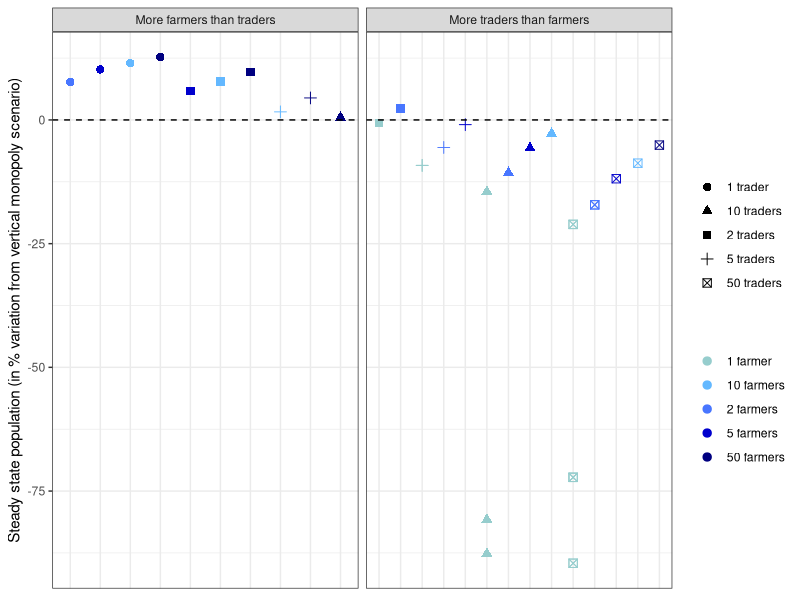

Write the R code that produced this figure. (Note: this script raises an error after producing the figure.)
## ---- chunk 1
knitr::opts_chunk$set(echo = F)

rm(list = ls())
library(dplyr)
library(tidyr)
library(stringi)
library(ggplot2)
library(here)

# Styling

font_ = 'Helvetica'


## ---- chunk 2
q_ = function(N,M,x){
  num = N*sigma.^2*x^2*(beta_f. * (M+1)*(alpha_w. - c.) - gamma.*M*(alpha_f.-v.))
  det = sigma.^2 * x^2 * (beta_f. * beta_w.* (N+1) * (M+1) - gamma.^2 * N * M) + 2*W*N*(M+1)*beta_f.
  y = num/det
  return(y)
}


cournot_harvest = function(x, 
                           alpha_f. = alpha_f, 
                           alpha_w. = alpha_w, 
                           beta_f. = beta_f, 
                           beta_w. = beta_w, 
                           gamma. = gamma, 
                           sigma. = sigma, 
                           c. = c, 
                           v. = v, 
                           W. = W_mid){
  y = ((sigma.^2)*(x^2)*(2*beta_f.*(alpha_w. - c.) - gamma.*(alpha_f. - v.)))/(4*beta_f.*W. + (sigma.^2)*(x^2)*(4*beta_f.*beta_w. - (gamma.^2)))
  return(y)
}

monop_harvest = function(x, 
                         alpha. = alpha, 
                         c. = c, 
                         sigma. = sigma, 
                         beta. = beta, 
                         W. = W_mid){
  y = ((alpha. - c.)*sigma.^2 * x^2) / (2*beta.* sigma.^2 * x^2 + 2*W.)
  return(y)
}

growth = function(x, 
                  k.=k, 
                  r.=r){
  y = r.*x*(1-x/k.)
  return(y)
}

###### Linear quadratic model 

monop_harvest_lq = function(x,
                            alpha. = alpha, 
                            c. = c, 
                            sigma. = sigma, 
                            beta. = beta,
                            W1. = W1,
                            W2. = W2){
    y = (sigma.^2 * x^2 * (alpha. - c.) - W1.*sigma.*x)/(2*(beta.*sigma.^2 * x^2 + W2.))
    return(y)
    }


cournot_oligo_harvest_lq = function(N, 
                                    M,
                                    x,
                                    alpha_f. = alpha_f, 
                                    alpha_w. = alpha_w, 
                                    beta_f. = beta_f, 
                                    beta_w. = beta_w, 
                                    gamma. = gamma, 
                                    sigma. = sigma, 
                                    c. = c, 
                                    v. = v, 
                                    W1. = W1,
                                    W2. = W2){
  y = N*( sigma.^2 * x^2 * (beta_f. * (M + 1) * (alpha_w. - c.) - gamma. * M * (alpha_f. - v.)) - W1. * sigma * x * beta_f. * (M+1)) / (sigma.^2 * x^2 * (beta_w. * beta_f. * (M + 1) * (N + 1) - gamma.^2 * N * M) + 2 * N * beta_f. * (M + 1) * W2.)
  return(y)  
}


## ---- chunk 3
# Load parameters
calibration = read.csv(here("data", 'outputs', "calibration_params.csv"))

for(i in 1:nrow(calibration)){
  assign(calibration$params[i], calibration$value[i])
}  


# Build the 2nd order parameters from parameter list
  # Differentiate parameters for Wild and Farmed inverse demands
alpha_w = alpha
alpha_f = alpha
beta_w = beta
beta_f = beta
  # Demand functions parameters
e   = gamma/(beta_w*beta_f - (gamma^2))
a_f = (alpha_f*beta_w - alpha_w*gamma)/(beta_w*beta_f - (gamma^2))
a_w = (alpha_w*beta_f - alpha_f*gamma)/(beta_w*beta_f - (gamma^2))
b_f = beta_f/(beta_w*beta_f - (gamma^2))
b_w = beta_w/(beta_w*beta_f - (gamma^2))

W = W_high
# set data : population
data = data.frame(x = seq(1,k))
x_ = seq(1,k)
data = data %>% 
  mutate("Monopoly" = monop_harvest_lq(x_),
         #
         "1 trader - 1 farmer" = cournot_oligo_harvest_lq(1,1,x_), 
         growth = growth(x_),
         '1 trader - 2 farmers' = cournot_oligo_harvest_lq(1,2,x_),
         '1 trader - 5 farmers' = cournot_oligo_harvest_lq(1, 5, x_),
         '1 trader - 10 farmers' = cournot_oligo_harvest_lq(1, 10, x_),
         '1 trader - 50 farmers' = cournot_oligo_harvest_lq(1, 50, x_),
         #
         '2 traders - 1 farmer' = cournot_oligo_harvest_lq(2, 1, x_),
         '2 traders - 2 farmers' = cournot_oligo_harvest_lq(2, 2, x_),
         '2 traders - 5 farmers'  = cournot_oligo_harvest_lq(2,5, x_),
         '2 traders - 10 farmers' = cournot_oligo_harvest_lq(2, 10, x_),
         '2 traders - 50 farmers' = cournot_oligo_harvest_lq(2, 50, x_),
         #
         '5 traders - 1 farmer' = cournot_oligo_harvest_lq(5, 1, x_),
         '5 traders - 2 farmers'  = cournot_oligo_harvest_lq(5, 2, x_),
         '5 traders - 5 farmers'  = cournot_oligo_harvest_lq(5,5,x_),
         '5 traders - 10 farmers' = cournot_oligo_harvest_lq(5,10, x_),
         '5 traders - 50 farmers' = cournot_oligo_harvest_lq(5, 50, x_),
         #
         '10 traders - 1 farmer' = cournot_oligo_harvest_lq(10, 1, x_),
         '10 traders - 2 farmers' = cournot_oligo_harvest_lq(10, 2, x_),
         '10 traders - 5 farmers' = cournot_oligo_harvest_lq(10, 5, x_),
         '10 traders - 10 farmers'= cournot_oligo_harvest_lq(10, 10, x_),
         '10 traders - 50 farmers'= cournot_oligo_harvest_lq(10, 50, x_),
         #
         '50 traders - 1 farmer' = cournot_oligo_harvest_lq(50, 1, x_),
         '50 traders - 2 farmers' = cournot_oligo_harvest_lq(50, 2, x_),
         '50 traders - 5 farmers' = cournot_oligo_harvest_lq(50, 5, x_),
         '50 traders - 10 farmers' = cournot_oligo_harvest_lq(50, 10, x_),
         '50 traders - 50 farmers' = cournot_oligo_harvest_lq(50, 50, x_))%>%
  pivot_longer(cols = -c('x'), # Set to long format for ggplot
              names_to = 'name', 
              values_to = 'values')%>%
  mutate(ss_ = values - growth(x))

levels(data$name) = c('Monopoly',
                      '1 trader - 1 farmer', 
                      '1 trader - 2 farmers',
                      '1 trader - 5 farmers',
                      '1 trader - 10 farmers',
                      '1 trader - 50 farmers',
                      #
                      '2 traders - 1 farmer',
                      "2 traders - 2 farmers",
                      '2 traders - 5 farmers',
                      '2 traders - 10 farmers',
                      '2 traders - 50 farmers',
                      #
                      '5 traders - 1 farmer', 
                      '5 traders - 2 farmers',
                      '5 traders - 5 farmers',
                      '5 traders - 10 farmers',
                      '5 traders - 50 farmers',
                      ###
                      "10 traders - 1 farmer",
                      '10 traders - 2 farmers',
                      '10 traders - 5 farmers',
                      '10 traders - 10 farmers',
                      '10 traders - 50 farmers',
                      #
                      '50 traders - 1 farmer',
                      '50 traders - 2 farmers',
                      '50 traders - 5 farmers',
                      '50 traders - 10 farmers',
                      '50 traders - 50 farmers')


data = data %>% mutate(name2 = sapply(strsplit(name, " - "), `[`, 1),
                       name3 = sapply(strsplit(name, " - "), `[`, 2))


# Smaller dataset 
data2 = data %>%
  subset(!(name %in% c('growth')))%>%
  filter(ss_ < .08 & ss_ > -.08)

# function to create the two groups : less trader or more trader
grouper = function(x){
  if(x %in% c('growth', 'Monopoly', '1 trader - 1 farmer')){
    return('Baseline')
  }else{ # Extract number of farmers and traders and compare them
    a = as.numeric(stri_extract_first_regex(strsplit(x, ' - ')[[1]][1], '[0-9]+'))
    b = as.numeric(stri_extract_first_regex(strsplit(x, ' - ')[[1]][2], '[0-9]+'))
    if(a < b){
      return('More farmers than traders')
    }else if(a >= b){
      return('More traders than farmers')
    }
  }
}

#

data2$grouper = sapply(data2$name, grouper)
data2$order = factor(paste0(data2$name, data2$grouper), c(paste0(levels(data2$name), 'Baseline'),
                                                          paste0(levels(data2$name), 'More farmers than traders'),
                                                          paste0(levels(data2$name), 'More traders than farmers')))


## ---- chunk 4
palette = c('paleturquoise3', 'steelblue1', 'royalblue1', 'mediumblue', 'navyblue')

monopoly_ss = data2 %>%
  subset(name == 'Monopoly')%>%
  select(x)%>%
  pull()


data2 %>%
  subset(!(grouper %in% c('Baseline')))%>%
  mutate(x_norm = (x - monopoly_ss)/monopoly_ss * 100)%>%
  ggplot(aes(x = order, y = x_norm, colour = name3, shape = name2))+
  facet_grid(~ grouper, scales = 'free')+
  geom_point(size = 2.5)+
  geom_hline(yintercept =0, 
             linetype = "dashed")+
  #scale_x_discrete(limits = levels(data$name))+
  scale_x_discrete(breaks=data2$order, labels=data2$name)+
  #scale_colour_brewer()+
  scale_colour_manual(values = palette)+
  scale_shape_discrete()+
  theme_bw()+
  ylab('Steady state population (in % variation from vertical monopoly scenario)')+
  xlab('')+
  guides(
    color = guide_legend(
      title = " ",  # Title for the first column
      ncol = 1              # Number of columns
    ),
    shape = guide_legend(
      title = " ",     # Title for the second column
      ncol = 1              # Number of columns
    )
  ) +
  theme(axis.title.x=element_blank(),
        axis.text.x=element_blank(),
        axis.ticks.x=element_blank(),
    #axis.text.x = element_text(angle = 70, 
    #                               hjust = 1, 
    #                               family = font_),
        axis.text.y = element_text(family = font_),
        axis.title.y = element_text(family = font_), 
        strip.text = element_text(family = font_),
        legend.position = 'right',
        legend.text = element_text(family = font_)
        )
ggsave(here('visuals', 'sup_figure1.jpg'), width = 15, height = 18, units = 'cm')
## ---- chunk 5

data2$name3 = as.factor(data2$name3)
levels(data2$name3) = c('1 farmer', '2 farmers', '5 farmers', '10 farmers', '50 farmers')

data2$name2 = as.factor(data2$name2)
levels(data2$name2) = c('1 trader', '2 traders', '5 traders', '10 traders', '50 traders', 'Monopoly')

data2$order2 = factor(paste0(data2$name3, data2$name2), c(paste0(levels(data2$name2), '1 farmer'),
                                                          paste0(levels(data2$name2), '2 farmer'),
                                                          paste0(levels(data2$name2), '5 farmer'),
                                                          paste0(levels(data2$name2), '10 farmer'),
                                                          paste0(levels(data2$name2), '50 farmer')))

data2 %>%
  subset(!(name %in% c('Monopoly')))%>%
  ggplot(aes(x = order2, y = x, colour = name3))+
  facet_grid(~ name2, scales = 'free')+
  geom_point()+
  geom_hline(yintercept =monopoly_ss, 
             linetype = "dashed")+
  #scale_x_discrete(limits = levels(data$name))+
  scale_x_discrete(breaks=data2$order2, labels=data2$name2)+
  #scale_colour_brewer(palette = 'GnBu')+
  scale_colour_manual(values = palette)+
  theme_bw()+
  guides(
    color = guide_legend(
      title = " ",  # Title for the first column
      ncol = 1              # Number of columns
  ))+
  ylab('Steady state population')+
  xlab('')+
  theme(#axis.text.x = element_text(angle = 70, 
        #                           hjust = 1, 
        #                           family = font_),
        axis.title.x=element_blank(),
        axis.text.x=element_blank(),
        axis.ticks.x=element_blank(),
        axis.text.y = element_text(family = font_),
        axis.title.y = element_text(family = font_), 
        strip.text = element_text(family = font_),
        legend.position = 'right',
        legend.text = element_text(family = font_)
        )

## ---- chunk 6
cournot_harvest_lq = function(x, 
                              alpha_f. = alpha_f, 
                              alpha_w. = alpha_w, 
                              beta_f. = beta_f, 
                              beta_w. = beta_w, 
                              gamma. = gamma, 
                              sigma. = sigma, 
                              c. = c, 
                              v. = v, 
                              W1. = W1, 
                              W2. = W2){
#' Cournot Competition Harvest Function - Linear quadratic model 
#'
#' Computes the harvest in a Cournot competition setting, considering
#' multiple economic factors like production costs, market demand elasticity, and strategic
#' interaction parameters between firms.
#'
#' @param x Numeric, population level at time t
#' @param alpha_f Numeric, demand intercept in USD for farmed product
#' @param alpha_w Numeric, demand intercept in USD for wild product
#' @param beta_f Numeric, demand sensitivity in USD/metric ton for farmed product
#' @param beta_w Numeric, demand sensitivity in USD/metric ton for wild product
#' @param gamma Numeric, demand sensitivity in USD/metric ton for cross product
#' @param sigma Numeric, catchability
#' @param c Numeric, transaction cost for trader
#' @param v Numeric, marginal cost of production for aquaculture
#' @param W1 Numeric, linear fishery effort cost in a linear quadratic model
#' @param W2 Numeric, quadratic fishery effort cost in a linear quadratic model
#'
#' @return Numeric, the calculated output level based on Cournot competition theory adapted to specific market and firm conditions.

 y = ((2*beta_f. * (alpha_w. - c.) - gamma. * (alpha_w. -v.))*sigma.^2 * x^2 - 2*beta_f.*W1.*sigma.*x)/(4*beta_f.*W2. + (4*beta_f.*beta_w. - gamma.^2)*sigma.^2 * x^2)
 return(y)
}


monop_takeover = function(x,
                          alpha_f. = alpha_f, 
                          alpha_w. = alpha_w, 
                          beta_f.  = beta_f, 
                          beta_w.  = beta_w, 
                          gamma.   = gamma, 
                          W1.      = W1,
                          W2.      = W2,
                          c.       = c,
                          v.       = v,
                          sigma.   = sigma){
  num = sigma.^2 * x^2 * (beta_f.*(alpha_w. - c.) - gamma.*(alpha_f. - v.))- W1.*beta_f.*sigma.*x
  den = 2*(beta_f.*W2. + sigma.^2 * x^2 *(beta_f. * beta_w. - gamma.^2))
  y = num/den
  return(y)
}

## ---- chunk 7
x_ = seq(0,k)
data = data.frame(x = x_)
data = data %>%
  mutate(Growth = growth(x_),
         'Vertical Monopoly' = monop_harvest_lq(x_),
         "Quantity adjustment" = cournot_harvest_lq(x_),
         'Cartel takeover' = monop_takeover(x_))%>%
  pivot_longer(cols = -c('x'),
               names_to = 'name',
               values_to = 'values')%>%
  mutate(values = ifelse(values<0, 0, values))
## ---- chunk 8
data %>%
  ggplot(aes(x = x, y = values, color = name))+
  geom_line(linewidth = 1.1)+
  guides(
    color = guide_legend(
      title = " ",  # Title for the first column
      ncol = 1              # Number of columns
    ),
    shape = guide_legend(
      title = " ",     # Title for the second column
      ncol = 1              # Number of columns
    )
  ) +
  scale_color_manual(values = c('purple', 'black','#1f78b4','#248721'))+
  scale_linetype_manual(values = c("solid", "solid",'solid', 'dotted' )) +
  ylab('Harvest (in mt)')+
  xlab('Population (in mt)')+  
  theme_bw()+
  theme(axis.text.x = element_text(angle = 70, 
                                   hjust = 1, 
                                   family = font_),
        axis.title.x = element_text(family = font_),
        axis.text.y = element_text(family = font_),
        axis.title.y = element_text(family = font_), 
        strip.text = element_text(family = font_),
        legend.position = 'right',
        legend.text = element_text(family = font_)
        )
  ggsave(here('visuals', 'sup_figure2.png'), width = 15, height = 18, units = 'cm')

